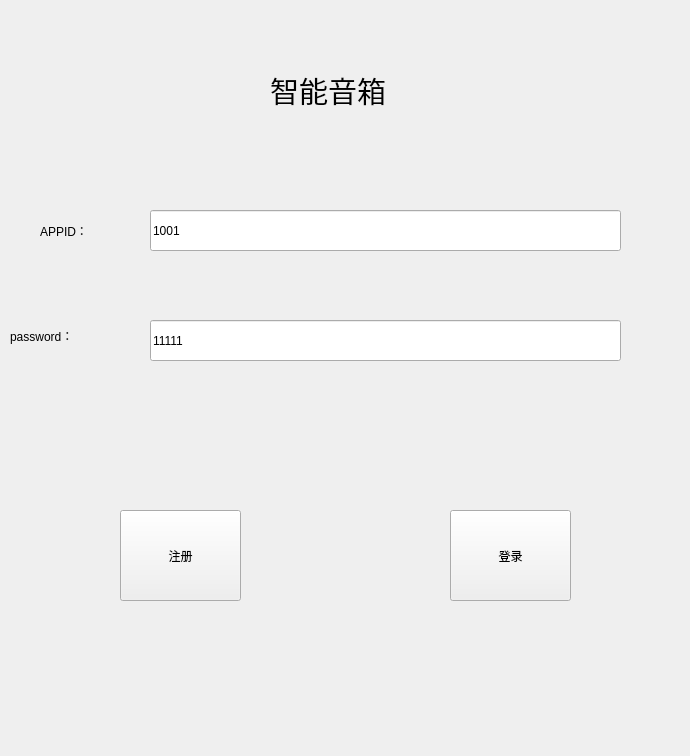
<?xml version="1.0" encoding="UTF-8"?>
<ui version="4.0">
 <class>Widget</class>
 <widget class="QWidget" name="Widget">
  <property name="geometry">
   <rect>
    <x>0</x>
    <y>0</y>
    <width>690</width>
    <height>756</height>
   </rect>
  </property>
  <property name="windowTitle">
   <string>Widget</string>
  </property>
  <widget class="QLabel" name="label">
   <property name="geometry">
    <rect>
     <x>270</x>
     <y>60</y>
     <width>151</width>
     <height>61</height>
    </rect>
   </property>
   <property name="font">
    <font>
     <family>Arial Rounded MT Bold</family>
     <pointsize>22</pointsize>
     <weight>50</weight>
     <italic>false</italic>
     <bold>false</bold>
    </font>
   </property>
   <property name="styleSheet">
    <string notr="true">font: 87 10pt &quot;Arial Black&quot;;
font: 22pt &quot;Arial Rounded MT Bold&quot;;</string>
   </property>
   <property name="text">
    <string>智能音箱</string>
   </property>
  </widget>
  <widget class="QLabel" name="label_2">
   <property name="geometry">
    <rect>
     <x>40</x>
     <y>210</y>
     <width>71</width>
     <height>41</height>
    </rect>
   </property>
   <property name="styleSheet">
    <string notr="true">font: 18pt &quot;Agency FB&quot;;</string>
   </property>
   <property name="text">
    <string>APPID：</string>
   </property>
  </widget>
  <widget class="QLineEdit" name="lineEdit">
   <property name="geometry">
    <rect>
     <x>150</x>
     <y>210</y>
     <width>471</width>
     <height>41</height>
    </rect>
   </property>
   <property name="text">
    <string>1001</string>
   </property>
  </widget>
  <widget class="QLabel" name="label_3">
   <property name="geometry">
    <rect>
     <x>10</x>
     <y>320</y>
     <width>101</width>
     <height>31</height>
    </rect>
   </property>
   <property name="styleSheet">
    <string notr="true">font: 18pt &quot;Agency FB&quot;;</string>
   </property>
   <property name="text">
    <string>password：</string>
   </property>
  </widget>
  <widget class="QLineEdit" name="lineEdit_2">
   <property name="geometry">
    <rect>
     <x>150</x>
     <y>320</y>
     <width>471</width>
     <height>41</height>
    </rect>
   </property>
   <property name="text">
    <string>11111</string>
   </property>
  </widget>
  <widget class="QPushButton" name="pushButton">
   <property name="geometry">
    <rect>
     <x>120</x>
     <y>510</y>
     <width>121</width>
     <height>91</height>
    </rect>
   </property>
   <property name="styleSheet">
    <string notr="true">font: 18pt &quot;Arial Rounded MT Bold&quot;;
font: 28pt &quot;Agency FB&quot;;</string>
   </property>
   <property name="text">
    <string>注册</string>
   </property>
  </widget>
  <widget class="QPushButton" name="pushButton_2">
   <property name="geometry">
    <rect>
     <x>450</x>
     <y>510</y>
     <width>121</width>
     <height>91</height>
    </rect>
   </property>
   <property name="styleSheet">
    <string notr="true">font: 18pt &quot;Arial Rounded MT Bold&quot;;
font: 28pt &quot;Agency FB&quot;;</string>
   </property>
   <property name="text">
    <string>登录</string>
   </property>
  </widget>
 </widget>
 <resources/>
 <connections/>
</ui>
